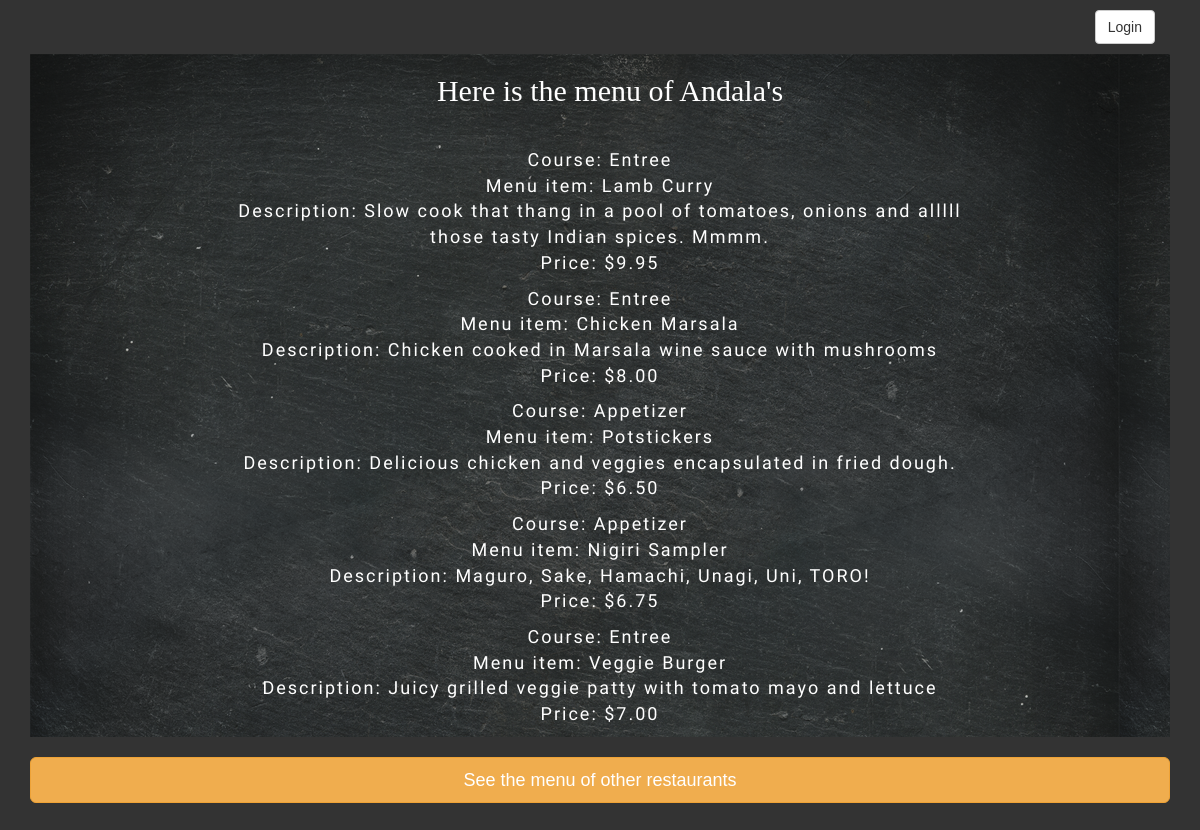
Page /restos/6/menu on the committed database.
### database_setup_fn.py (models this page shows, shortened)
class Restaurant(Base):
    __tablename__ = 'restaurant'
    id = Column(Integer, primary_key=True)
    name = Column(String(250), nullable=False)
    user_id = Column(Integer, ForeignKey('user.id'))
    user = relationship(User)
    description = Column(String(250))
    image = Column(String(250))
    menu_item = relationship('MenuItem', cascade="all, delete")

class MenuItem(Base):
    __tablename__ = 'menu_item'
    name = Column(String(80), nullable=False)
    id = Column(Integer, primary_key=True)
    description = Column(String(250))
    price = Column(String(8))
    course = Column(String(250))
    restaurant_id = Column(Integer, ForeignKey('restaurant.id'))
    restaurant = relationship(Restaurant)
    user_id = Column(Integer, ForeignKey('user.id'))
    user = relationship(User)

### finalproject.py (the view, shortened to what this page needs)
@app.route('/restos/<int:resto_ID>', methods=['GET', 'POST'])
@app.route('/restos/<int:resto_ID>/menu')
def restoMenu(resto_ID):
    resto = session.query(Restaurant).filter_by(id=resto_ID).one()
    menu = session.query(MenuItem).filter_by(restaurant_id=resto_ID).all()
    name_resto = resto.name
    if 'username' not in login_session:
        return render_template(
            'public_resto_menu.html',
            resto_identif=resto_ID,
            menu=menu,
            name_resto=name_resto
        )

### templates/public_resto_menu.html (shortened to what this page needs)
<!DOCTYPE html>
<html>
<head>
    <link rel="stylesheet" type="text/css" href="/static/bootstrap-3.3.7-dist/css/bootstrap.min.css">
    <link rel="stylesheet" type="text/css" href="/static/bootstrap-3.3.7-dist/css/custom.css">
    <link rel="stylesheet" type="text/css" href="/static/css/styles.css">
</head>
<body>
    <div class="container">
        <div class="col-md-12" style="text-align:right;">
                {% if not session['username'] %}
                <a style='margin: 10px 0 10px 0' href='/login' role ='button' class ='btn btn-default'>Login</a>
                {% else %}
                <span style="font-size:20px; color: white;">Welcome, {{ session['username'].split(' ')[0] }} &nbsp; </span><a style='margin: 10px 0 16px 0' href='/disconnect' role ='button' class ='btn btn-default'>Logout</a>
                {% endif %}
            </div>
        <div class="col-md-12" align="center" style="background-image: url('/static/bootstrap-3.3.7-dist/images/Vintage Slate Blackboard-300dpi.png')">
            <h1 style="width:100%; color:white; padding:20px 0 0px 20px;">Here is the menu of {{name_resto}}</h1>
            <div id="menu-content">
            {% for x in menu %}
                <p>
                <span class="menu">Course: {{x.course}}</span><br>
                <span class="menu">Menu item: {{x.name}}</span><br>
                <span class="menu">Description: {{x.description}}</span><br>
                <span class="menu">Price: {{x.price}}</span><br>
                </p>
                {% endfor %}
            </div>
        </div>
        <div class="row">
            <div class="col-md-12" id="bottom" style="padding-top:20px; text-align:right;">
                <a role="button" class="btn btn-warning btn-block btn-lg" href="{{url_for('showallrestaurants')}}">See the menu of other restaurants</a>
            </div>
        </div>
    </div>
</body>
</html>

### static/css/styles.css (style rules this page uses)
body { font-family: sans-serif; background-color: #333333 }
h1, h2, h3, h4 { color: #CCCCCC; }
h1, h2 { font-family: 'Georgia', serif; margin: 0; }
p { color: #CCCCCC; }
a { text-decoration: none; text-decoration: #333333; font-size: .75em; }
#bottom { margin-bottom:50px; }

### rows in the picture
Restaurant: name "Andala's"
MenuItem: course "Entree", name "Lamb Curry", description "Slow cook that thang in a pool of tomatoes, onions and alllll those tasty Indian spices. Mmmm.", price "$9.95"
MenuItem: course "Entree", name "Chicken Marsala", description "Chicken cooked in Marsala wine sauce with mushrooms", price "$8.00"
MenuItem: course "Appetizer", name "Potstickers", description "Delicious chicken and veggies encapsulated in fried dough.", price "$6.50"
MenuItem: course "Appetizer", name "Nigiri Sampler", description "Maguro, Sake, Hamachi, Unagi, Uni, TORO!", price "$6.75"
MenuItem: course "Entree", name "Veggie Burger", description "Juicy grilled veggie patty with tomato mayo and lettuce", price "$7.00"
